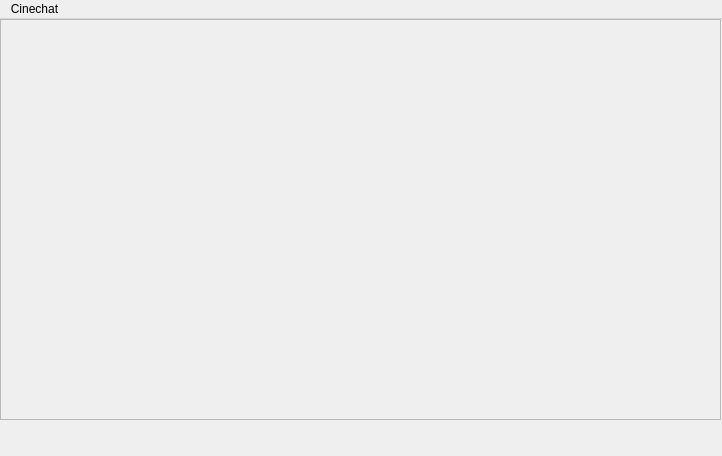
<?xml version="1.0" encoding="UTF-8"?>
<ui version="4.0">
 <class>MainWindow</class>
 <widget class="QMainWindow" name="MainWindow">
  <property name="geometry">
   <rect>
    <x>0</x>
    <y>0</y>
    <width>722</width>
    <height>456</height>
   </rect>
  </property>
  <property name="windowTitle">
   <string>MainWindow</string>
  </property>
  <widget class="QWidget" name="centralWidget">
   <widget class="QFrame" name="mainFrame">
    <property name="geometry">
     <rect>
      <x>0</x>
      <y>0</y>
      <width>721</width>
      <height>401</height>
     </rect>
    </property>
    <property name="frameShape">
     <enum>QFrame::StyledPanel</enum>
    </property>
    <property name="frameShadow">
     <enum>QFrame::Raised</enum>
    </property>
   </widget>
  </widget>
  <widget class="QMenuBar" name="menuBar">
   <property name="geometry">
    <rect>
     <x>0</x>
     <y>0</y>
     <width>722</width>
     <height>23</height>
    </rect>
   </property>
   <widget class="QMenu" name="menuCinechat">
    <property name="title">
     <string>Cinechat</string>
    </property>
   </widget>
   <addaction name="menuCinechat"/>
  </widget>
  <action name="actiont">
   <property name="text">
    <string>t</string>
   </property>
  </action>
 </widget>
 <layoutdefault spacing="6" margin="11"/>
 <resources/>
 <connections/>
</ui>
